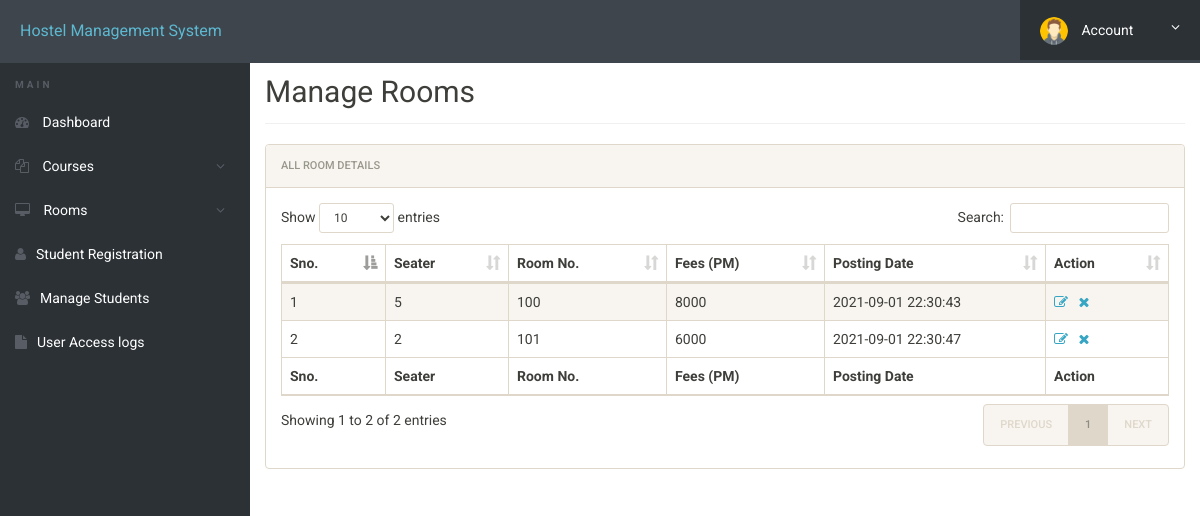
The app's page /admin/manage-rooms.php (signed in) with its own data.
### tables this page shows
CREATE TABLE IF NOT EXISTS `rooms` (
  `id` int(11) NOT NULL,
  `seater` int(11) NOT NULL,
  `room_no` int(11) NOT NULL,
  `fees` int(11) NOT NULL,
  `posting_date` timestamp NOT NULL DEFAULT CURRENT_TIMESTAMP
);

### admin/manage-rooms.php (the view, shortened to what this page needs)
<?php
include('includes/config.php');
?>
<!doctype html>
<html lang="en" class="no-js">
<head>
	<link rel="stylesheet" href="css/font-awesome.min.css">
	<link rel="stylesheet" href="css/bootstrap.min.css">
	<link rel="stylesheet" href="css/dataTables.bootstrap.min.css">
	<link rel="stylesheet" href="css/bootstrap-social.css">
	<link rel="stylesheet" href="css/bootstrap-select.css">
	<link rel="stylesheet" href="css/fileinput.min.css">
	<link rel="stylesheet" href="css/awesome-bootstrap-checkbox.css">
	<link rel="stylesheet" href="css/style.css">
</head>
<body>
	<?php include('includes/header.php');?>
	<div class="ts-main-content">
			<?php include('includes/sidebar.php');?>
		<div class="content-wrapper">
			<div class="container-fluid">
				<div class="row">
					<div class="col-md-12">
						<h2 class="page-title">Manage Rooms</h2>
						<div class="panel panel-default">
							<div class="panel-heading">All Room Details</div>
							<div class="panel-body">
								<table id="zctb" class="display table table-striped table-bordered table-hover" cellspacing="0" width="100%">
									<thead>
										<tr>
											<th>Sno.</th>
											<th>Seater</th>
											<th>Room No.</th>
											<th>Fees (PM) </th>
											<th>Posting Date  </th>
											<th>Action</th>
										</tr>
									</thead>
									<tfoot>
										<tr>
											<th>Sno.</th>
											<th>Seater</th>
											<th>Room No.</th>
											<th>Fees (PM) </th>
											<th>Posting Date  </th>
											<th>Action</th>
										</tr>
									</tfoot>
									<tbody>
<?php
$ret="select * from rooms";
$stmt= $mysqli->prepare($ret) ;
$stmt->execute() ;
$res=$stmt->get_result();
$cnt=1;
while($row=$res->fetch_object())
	  {
	  	?>
<tr><td><?php echo $cnt;;?></td>
<td><?php echo $row->seater;?></td>
<td><?php echo $row->room_no;?></td>
<td><?php echo $row->fees;?></td>
<td><?php echo $row->posting_date;?></td>
<td><a href="edit-room.php?id=<?php echo $row->id;?>"><i class="fa fa-edit"></i></a>&nbsp;&nbsp;
<a href="manage-rooms.php?del=<?php echo $row->id;?>" onclick="return confirm("Do you want to delete");"><i class="fa fa-close"></i></a></td>
										</tr>
									<?php
$cnt=$cnt+1;
									 } ?>
									</tbody>
								</table>
							</div>
						</div>
					</div>
				</div>
			</div>
		</div>
	</div>
</body>
</html>

### admin/css/style.css (style rules this page uses)
html { font-size: 14px; }
@media only screen and (min-width: 480px) { html { font-size: 17px; } }
@media only screen and (min-width: 768px) { html { font-size: 14px; } }
body { font-size: 1em; }
a { color: #37a6c4; }
.panel { overflow: hidden; }
.page-title { padding-bottom: 15px; margin-bottom: 20px; border-bottom: 1px solid #f0f0f0; }
.ts-main-content .content-wrapper { padding-top: 15px; margin-top: 10px; }
@media only screen and (min-width: 992px) { .ts-main-content .content-wrapper { margin-left: 250px; } }

### admin/manage-rooms.php (style rules this page uses)
body { margin-top: 40px; }

### records on screen
rooms: seater "5", room_no "100", fees "8000", posting_date "2021-09-01 22:30:43"
rooms: seater "2", room_no "101", fees "6000", posting_date "2021-09-01 22:30:47"
